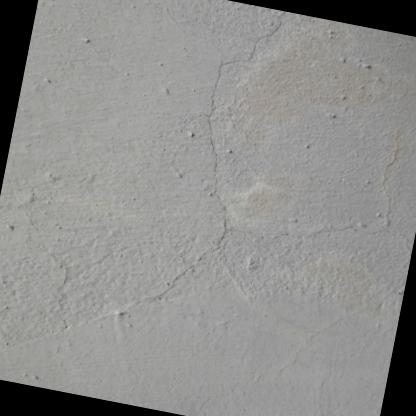
#> input picture ai-service/dataset/merged/images/train/ds0_1695.rf.7fefbf12ae55f481893bb8dc5a6fe240.jpg, 416 x 416 px; its folder holds only this picture in this run
$ python -i defect_detector.py   (imports and definitions only)   (older library calls are emulated)
#> lines starting #> are read from the running program, lines starting #| are printed output that depends on the picture; after the words box and inside, x2 and y2 are one past the last pixel; in counts of white or black regions, pixels touching at a corner belong together
"""
QAZGOST AI - Defect Detectors (v2.0 SOTA Multi-Scale Suite)

Specialized defect detection for construction surfaces:
  - CrackDetector:    трещины (волосяные, сквозные, продольные, усадочные) — Multi-Scale
  - SpallingDetector: сколы бетона, разрушение кромки фальца, каверны, отслоения
  - StainDetector:    пятна (влага, масло, высолы)
  - RustDetector:     коррозия (ржавчина, окисление, патина)

Each detector returns DefectRegion with mask, severity, and area.
Used by AnalysisPipeline and DefectNNDetector for surface analysis.
"""

import threading
from typing import List, Optional, Dict, Any, Tuple
import numpy as np
from loguru import logger

try:
    import cv2
    CV2_AVAILABLE = True
except ImportError:
    CV2_AVAILABLE = False

from app.models.rfdetr import Detection


# ─────────────────────────────────────────────
# DefectRegion — результат детекции дефекта
# ─────────────────────────────────────────────

class DefectRegion:
    """Single defect region found in image."""

    def __init__(
        self,
        defect_type: str,           # "crack", "spalling", "stain", "rust", "mold"
        severity: str,              # "low", "medium", "high"
        bbox: Tuple[int, int, int, int],  # x1, y1, x2, y2
        mask: Optional[np.ndarray] = None,
        area_px: float = 0.0,
        confidence: float = 0.0,
        description: str = "",
        length_px: float = 0.0,     # For cracks: total length in pixels
        width_px: float = 0.0,      # For cracks: average width in pixels
    ):
        self.defect_type = defect_type
        self.severity = severity
        self.bbox = bbox
        self.mask = mask
        self.area_px = area_px
        self.confidence = confidence
        self.description = description
        self.length_px = length_px
        self.width_px = width_px

    # [23 lines left out: functions to_dict, to_detection, not called in this run]


# ─────────────────────────────────────────────
# CrackDetector — Мультимасштабный детектор трещин
# ─────────────────────────────────────────────

class CrackDetector:
    """
    Multi-Scale Crack Detector for construction surfaces.

    Architecture:
    1. Bilateral Filtering: preserves sharp fracture boundaries while eliminating concrete aggregate noise.
    2. CLAHE (Contrast Limited Adaptive Histogram Equalization).
    3. Multi-scale detection heads:
       - Fine / Hairline (<0.3mm): Directional BlackHat morphological kernels (0°, 45°, 90°, 135°).
       - Medium / Shrinkage (0.3-1.0mm): Directional ridge/valley difference filters.
       - Structural / Major (>1.0mm): Adaptive Otsu thresholding with cross-sectional valley analysis.
    4. NMS / IoU Deduplication.
    """

    def __init__(self, use_nn: bool = False):
        self.use_nn = use_nn

    def detect(
        self,
        image: np.ndarray,
        roi_mask: Optional[np.ndarray] = None,
    ) -> List[DefectRegion]:
        """Detect cracks in image."""
        if not CV2_AVAILABLE:
            return self._mock_detect(image)

        try:
            gray = cv2.cvtColor(image, cv2.COLOR_RGB2GRAY)
            h, w = gray.shape

            if roi_mask is not None:
                gray = cv2.bitwise_and(gray, gray, mask=roi_mask.astype(np.uint8))

            # 1. Bilateral filtering (preserves edges)
            bilateral = cv2.bilateralFilter(gray, 9, 75, 75)

            # 2. Contrast enhancement
            clahe = cv2.createCLAHE(clipLimit=3.0, tileGridSize=(8, 8))
            enhanced = clahe.apply(bilateral)

            # 3. Multi-scale crack detection
            cracks_fine = self._detect_fine_cracks(enhanced, h, w)
            cracks_medium = self._detect_medium_cracks(enhanced, h, w)
            cracks_structural = self._detect_structural_cracks(enhanced, h, w)

            all_cracks = cracks_fine + cracks_medium + cracks_structural
            return self._nms_deduplicate(all_cracks)

        except Exception as exc:
            logger.error(f"[CrackDetector] Error: {exc}")
            return []

    def _detect_fine_cracks(self, gray: np.ndarray, h: int, w: int) -> List[DefectRegion]:
        """Hairline cracks via multi-angle Blackhat morphology."""
        bh_v = cv2.morphologyEx(gray, cv2.MORPH_BLACKHAT, cv2.getStructuringElement(cv2.MORPH_RECT, (3, 21)))
        bh_h = cv2.morphologyEx(gray, cv2.MORPH_BLACKHAT, cv2.getStructuringElement(cv2.MORPH_RECT, (21, 3)))
        bh_d1 = cv2.morphologyEx(gray, cv2.MORPH_BLACKHAT, cv2.getStructuringElement(cv2.MORPH_ELLIPSE, (15, 15)))

        combined = np.maximum(bh_v, np.maximum(bh_h, bh_d1))
        _, thresh = cv2.threshold(combined, 10, 255, cv2.THRESH_BINARY)
        kernel = cv2.getStructuringElement(cv2.MORPH_RECT, (3, 3))
        cleaned = cv2.morphologyEx(thresh, cv2.MORPH_CLOSE, kernel)
        return self._extract_crack_contours(cleaned, "low", "Волосяная/усадочная трещина (раскрытие <0.3мм)", h, w)

    def _detect_medium_cracks(self, gray: np.ndarray, h: int, w: int) -> List[DefectRegion]:
        """Medium cracks via directional valley difference filters."""
        k = max(5, int(w * 0.025))
        left = np.pad(gray, ((0, 0), (k, 0)), mode='edge')[:, :-k].astype(float)
        right = np.pad(gray, ((0, 0), (0, k)), mode='edge')[:, k:].astype(float)
        v_valleys = np.minimum(left - gray.astype(float), right - gray.astype(float))

        top = np.pad(gray, ((k, 0), (0, 0)), mode='edge')[:-k, :].astype(float)
        bottom = np.pad(gray, ((0, k), (0, 0)), mode='edge')[k:, :].astype(float)
        h_valleys = np.minimum(top - gray.astype(float), bottom - gray.astype(float))

        valleys = np.maximum(v_valleys, h_valleys)
        thresh = ((valleys > 6.0) & (gray > 15) & (gray < 195)).astype(np.uint8) * 255
        cleaned = cv2.morphologyEx(thresh, cv2.MORPH_CLOSE, cv2.getStructuringElement(cv2.MORPH_RECT, (3, 15)))
        return self._extract_crack_contours(cleaned, "medium", "Видимая трещина по телу конструкции (0.3-1.0мм)", h, w)

    def _detect_structural_cracks(self, gray: np.ndarray, h: int, w: int) -> List[DefectRegion]:
        """Large structural and through-wall cracks via adaptive + 1D blur differences."""
        h_blur = cv2.blur(gray, (19, 1))
        v_diff = h_blur.astype(float) - gray.astype(float)

        v_blur = cv2.blur(gray, (1, 19))
        h_diff = v_blur.astype(float) - gray.astype(float)

        diff = np.maximum(v_diff, h_diff)
        thresh = ((diff > 8.0) & (gray > 15) & (gray < 185)).astype(np.uint8) * 255
        cleaned = cv2.morphologyEx(thresh, cv2.MORPH_CLOSE, cv2.getStructuringElement(cv2.MORPH_RECT, (3, 27)))
        return self._extract_crack_contours(cleaned, "high", "Продольная сквозная/структурная трещина (>1.0мм)", h, w)

    def _extract_crack_contours(
        self,
        binary_mask: np.ndarray,
        severity: str,
        description: str,
        h: int,
        w: int,
    ) -> List[DefectRegion]:
        """Extract DefectRegions from binary crack mask."""
        contours, _ = cv2.findContours(binary_mask, cv2.RETR_EXTERNAL, cv2.CHAIN_APPROX_SIMPLE)
        defects = []
        min_area = max(35, w * h * 0.0001)

        for contour in contours:
            area = cv2.contourArea(contour)
            if area < min_area:
                continue

            perimeter = cv2.arcLength(contour, True)
            if perimeter == 0:
                continue

            x, y, bw, bh = cv2.boundingRect(contour)
            aspect = max(bw, bh) / max(min(bw, bh), 1)

            # Cracks must be linear / elongated
            if aspect < 1.6 and (bw < 30 and bh < 30):
                continue

            rect = cv2.minAreaRect(contour)
            rect_w, rect_h = rect[1]
            length_px = max(rect_w, rect_h)
            width_px = min(rect_w, rect_h) if min(rect_w, rect_h) > 0 else 1.0

            crack_mask = np.zeros((h, w), dtype=np.uint8)
            cv2.drawContours(crack_mask, [contour], -1, 1, -1)

            conf_base = 0.85 if severity == "high" else (0.75 if severity == "medium" else 0.65)
            confidence = min(0.98, conf_base + (area / (w * h)) * 5)

            defects.append(DefectRegion(
                defect_type="crack",
                severity=severity,
                bbox=(x, y, x + bw, y + bh),
                mask=crack_mask,
                area_px=float(area),
                confidence=float(confidence),
                description=description,
                length_px=float(length_px),
                width_px=float(width_px),
            ))

        return defects

    def _nms_deduplicate(self, defects: List[DefectRegion], iou_threshold: float = 0.3) -> List[DefectRegion]:
        """Remove overlapping crack regions favoring higher severity."""
        if not defects:
            return []

        sev_score = {"high": 3, "medium": 2, "low": 1}
        sorted_defects = sorted(defects, key=lambda d: (sev_score.get(d.severity, 0), d.area_px), reverse=True)

        kept = []
        for cand in sorted_defects:
            bx1, by1, bx2, by2 = cand.bbox
            overlap = False
            for k in kept:
                kx1, ky1, kx2, ky2 = k.bbox
                ix1, iy1 = max(bx1, kx1), max(by1, ky1)
                ix2, iy2 = min(bx2, kx2), min(by2, ky2)
                if ix1 < ix2 and iy1 < iy2:
                    inter = (ix2 - ix1) * (iy2 - iy1)
                    union = (bx2 - bx1) * (by2 - by1) + (kx2 - kx1) * (ky2 - ky1) - inter
                    if union > 0 and (inter / union) > iou_threshold:
                        overlap = True
                        break
            if not overlap:
                kept.append(cand)

        return kept

    # [11 lines left out: function _mock_detect, not called in this run]


# ─────────────────────────────────────────────
# SpallingDetector — Сколы, выкрашивания, фальцы
# ─────────────────────────────────────────────

class SpallingDetector:
    """
    Detect concrete spalling, edge breakdowns, honeycombing, and delamination.

    Method:
    1. Surface Roughness Analysis via Laplacian energy.
    2. Texture Variance Analysis via Gabor filters.
    3. Flange edge notch detection via morphological BlackHat.
    """

    # [68 lines left out: function detect, not called in this run]


# ─────────────────────────────────────────────
# StainDetector — пятна (влага, масло, высолы)
# ─────────────────────────────────────────────

class StainDetector:
    """Detect moisture stains, water damage, and oil stains."""

    STAIN_TYPES = {
        "water": {
            "hsv_range": ((0, 0, 30), (180, 50, 140)),
            "desc": "Влажное пятно / следы протечки",
            "severity_threshold": 0.05,
        },
        "efflorescence": {
            "hsv_range": ((0, 0, 180), (180, 40, 255)),
            "desc": "Высолы / солевой налёт",
            "severity_threshold": 0.08,
        },
        "oil": {
            "hsv_range": ((15, 30, 20), (35, 150, 100)),
            "desc": "Масляное / техническое пятно",
            "severity_threshold": 0.03,
        },
    }

    # [74 lines left out: functions detect, _mock_detect, not called in this run]


# ─────────────────────────────────────────────
# RustDetector — ржавчина / коррозия
# ─────────────────────────────────────────────

class RustDetector:
    """Detect rust, corrosion, and rebar oxidation on surfaces."""

    RUST_HSV_RANGES = [
        {"lower": (5, 50, 40),   "upper": (25, 255, 180)},
        {"lower": (0, 70, 50),   "upper": (12, 255, 200)},
        {"lower": (170, 70, 50), "upper": (180, 255, 200)},
    ]

    # [79 lines left out: functions detect, _mock_detect, not called in this run]


# ─────────────────────────────────────────────
# Unified DefectAnalyzer
# ─────────────────────────────────────────────

class DefectAnalyzer:
    """
    Combine all defect detectors into a single analysis.
    Returns full defect report with repair recommendations (СНиП-based).
    """

    REPAIR_RECOMMENDATIONS = {
        "crack": {
            "low": {"action": "Мониторинг", "method": "Заделка шпаклёвкой, грунтовка", "urgency": "плановый", "snip_ref": "СП 63.13330.2018 п.8.2", "cost_factor": 0.02},
            "medium": {"action": "Ремонт", "method": "Расшивка шва, заполнение тиксотропным составом", "urgency": "в течение 3 месяцев", "snip_ref": "СП 63.13330.2018 п.8.3", "cost_factor": 0.08},
            "high": {"action": "Срочный ремонт", "method": "Инъектирование эпоксидной смолой, усиление CFRP", "urgency": "незамедлительно", "snip_ref": "СП 63.13330.2018 п.8.5", "cost_factor": 0.25},
        },
        "spalling": {
            "low": {"action": "Очистка", "method": "Зачистка щёткой, обеспыливание", "urgency": "плановый", "snip_ref": "СП 28.13330.2017", "cost_factor": 0.02},
            "medium": {"action": "Ремонт", "method": "Удаление отслоений, ремонтный состав", "urgency": "в течение 1 месяца", "snip_ref": "СП 28.13330.2017 п.5.6", "cost_factor": 0.06},
            "high": {"action": "Восстановление фальца", "method": "Опалубочное бетонирование высокопрочным безусадочным составом", "urgency": "срочно", "snip_ref": "СП 28.13330.2017 п.5.7", "cost_factor": 0.18},
        },
        "water_stain": {
            "low": {"action": "Наблюдение", "method": "Просушка, перекраска", "urgency": "плановый", "snip_ref": "СП 29.13330.2011", "cost_factor": 0.01},
            "medium": {"action": "Гидроизоляция", "method": "Обмазочная ГИ, ремонт стыков", "urgency": "в течение 1 месяца", "snip_ref": "СП 71.13330.2017", "cost_factor": 0.05},
            "high": {"action": "Срочный ремонт", "method": "Устранение протечки, полная ГИ", "urgency": "незамедлительно", "snip_ref": "СП 71.13330.2017", "cost_factor": 0.15},
        },
        "mold": {
            "low": {"action": "Обработка", "method": "Антисептик, просушка", "urgency": "в течение 1 недели", "snip_ref": "СанПиН 2.1.2.2645", "cost_factor": 0.03},
            "medium": {"action": "Санация", "method": "Удаление штукатурки, фунгицидная обработка, вентиляция", "urgency": "срочно", "snip_ref": "СанПиН 2.1.2.2645", "cost_factor": 0.10},
            "high": {"action": "Капремонт", "method": "Полная замена отделки, ГИ, вентсистема", "urgency": "незамедлительно", "snip_ref": "СанПиН 2.1.2.2645", "cost_factor": 0.20},
        },
        "efflorescence": {
            "low": {"action": "Очистка", "method": "Кислотная промывка, просушка", "urgency": "плановый", "snip_ref": "СП 70.13330.2012", "cost_factor": 0.01},
            "medium": {"action": "Ремонт ГИ", "method": "Гидрофобизация, ремонт швов", "urgency": "в течение 3 месяцев", "snip_ref": "СП 70.13330.2012", "cost_factor": 0.04},
            "high": {"action": "Капремонт", "method": "Полная ГИ, замена кладки", "urgency": "срочно", "snip_ref": "СП 15.13330.2012", "cost_factor": 0.12},
        },
        "rust": {
            "low": {"action": "Обработка", "method": "Преобразователь ржавчины, грунтовка, покраска", "urgency": "плановый", "snip_ref": "СП 28.13330.2017", "cost_factor": 0.02},
            "medium": {"action": "Ремонт", "method": "Пескоструйная очистка, антикоррозийное покрытие", "urgency": "в течение 1 месяца", "snip_ref": "СП 28.13330.2017", "cost_factor": 0.08},
            "high": {"action": "Замена / Торкрет", "method": "Вскрытие защитного слоя, восстановление арматуры, торкретирование", "urgency": "незамедлительно", "snip_ref": "СП 16.13330.2017", "cost_factor": 0.30},
        },
    }

    # [103 lines left out: functions __init__, _get_recommendation, analyze, not called in this run]


# ─────────────────────────────────────────────
# Singleton accessor
# ─────────────────────────────────────────────

_analyzer_instance: Optional[DefectAnalyzer] = None
_analyzer_lock = threading.Lock()


# [7 lines left out: function get_defect_analyzer, not called in this run]

>>> import cv2
>>> picture = cv2.cvtColor(cv2.imread('../../dataset/merged/images/train/ds0_1695.rf.7fefbf12ae55f481893bb8dc5a6fe240.jpg'), cv2.COLOR_BGR2RGB)
>>> result = CrackDetector().detect(picture)
#> in _detect_fine_cracks, `_, thresh = cv2.threshold(combined, 10, 255, cv2.THRESH_BINARY)`:
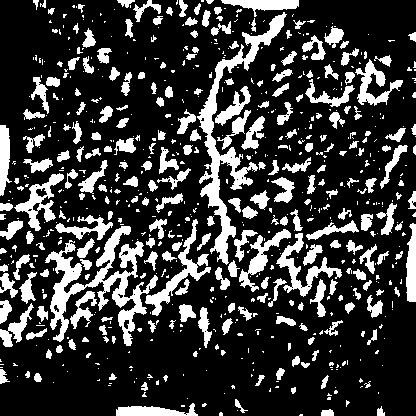
#> thresh: shape (416, 416); 22.7% white; 695 white regions (435 under 20 px), largest, box (x1, y1, x2, y2) and area: (45, 226, 158, 346) 3866, (197, 12, 287, 265) 3675, (145, 219, 211, 316) 1141
#> in _extract_crack_contours, `contours, _ = cv2.findContours(binary_mask, cv2.RETR_EXTERNAL, cv2.CHA..`: contours = 464 contours, 287 with area under 20; largest, box (x1, y1, x2, y2) and area: (45, 218, 211, 346) 6479, (177, 12, 287, 277) 5524, (251, 209, 342, 307) 1234, (303, 59, 403, 107) 1198, (0, 167, 64, 231) 1020
#> the loop in _extract_crack_contours, `for contour in contours:` made 464 passes
#> (area, perimeter, x, y, bw, bh, aspect, rect) on passes 3, 7, 20: (59, 33.66, 321, 409, 13, 7, 1.86, ((327, 412), (6, 12), -90)), (556, 192.3, 116, 403, 82, 13, 6.31, ((156.5, 409), (12, 81), -90)), (42, 40.14, 141, 382, 7, 15, 2.14, ((144, 389), (14, 6), -90))
#> after the loop in _extract_crack_contours, `for contour in contours:`: defects = 52 items
#> in _detect_medium_cracks, `valleys = np.maximum(v_valleys, h_valleys)`:
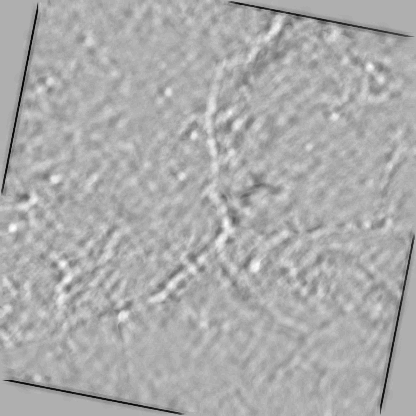
#> valleys: shape (416, 416) float64; min -113, max 51, mean -2.2; drawn with min black and max white
#> in _detect_medium_cracks, `cleaned = cv2.morphologyEx(thresh, cv2.MORPH_CLOSE, cv2.getStructuring..`:
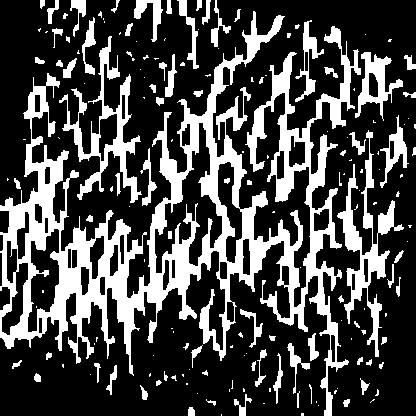
#> cleaned: shape (416, 416); 28.2% white; 173 white regions (94 under 20 px)
#> in _extract_crack_contours (call 2), `contours, _ = cv2.findContours(binary_mask, cv2.RETR_EXTERNAL, cv2.CHA..`: contours = 169 contours, 112 with area under 20; largest, box (x1, y1, x2, y2) and area: (0, 11, 361, 416) 41180, (59, 36, 142, 203) 3116, (337, 130, 404, 357) 2816, (355, 52, 403, 121) 1189, (380, 115, 409, 188) 590
#> the loop in _extract_crack_contours (call 2), `for contour in contours:` made 169 passes
#> (area, perimeter, x, y, bw, bh, aspect, rect) on passes 19, 24, 33: (45, 36.14, 140, 385, 8, 15, 1.88, ((143.9, 391.9), (5.75, 14.8), -9.46)), (48.5, 44.38, 360, 378, 10, 17, 1.7, ((365.1, 385.6), (8.43, 16.25), -7.13)), (81.5, 71.56, 106, 365, 11, 30, 2.73, ((111.9, 379.2), (29.53, 6.59), -74.05))
#> in detect, `cracks_medium = self._detect_medium_cracks(enhanced, h, w)`: cracks_medium = 28 items
#> in _detect_structural_cracks, `h_diff = v_blur.astype(float) - gray.astype(float)`:
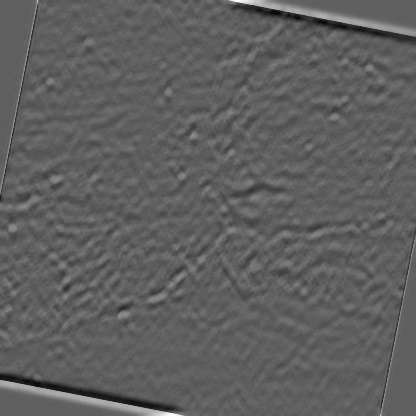
#> h_diff: shape (416, 416) float64; min -57, max 95, mean 0; drawn with min black and max white
#> in _detect_structural_cracks, `diff = np.maximum(v_diff, h_diff)`:
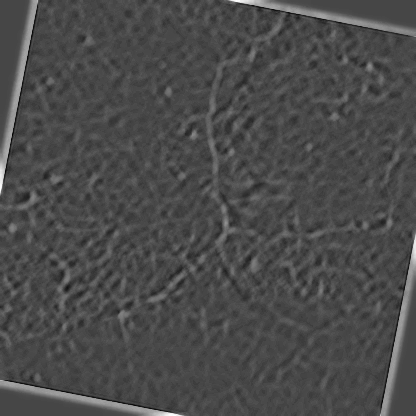
#> diff: shape (416, 416) float64; min -36, max 95, mean 2.7; drawn with min black and max white
#> in _detect_structural_cracks, `cleaned = cv2.morphologyEx(thresh, cv2.MORPH_CLOSE, cv2.getStructuring..`:
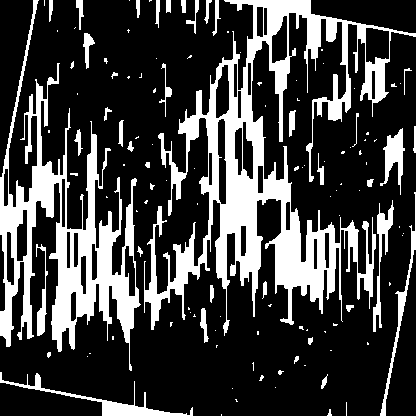
#> cleaned: shape (416, 416); 25.1% white; 124 white regions (84 under 20 px)
#> call 3 of _extract_crack_contours, with severity = 'high', h = 416, w = 416
#> in _extract_crack_contours (call 3), `contours, _ = cv2.findContours(binary_mask, cv2.RETR_EXTERNAL, cv2.CHA..`: contours = 124 contours, 92 with area under 20; largest, box (x1, y1, x2, y2) and area: (144, 0, 416, 336) 24582, (0, 0, 141, 371) 14006, (0, 372, 193, 416) 939, (380, 128, 405, 195) 610, (373, 200, 394, 332) 529
#> the loop in _extract_crack_contours (call 3), `for contour in contours:` made 124 passes
#> (area, perimeter, x, y, bw, bh, aspect, rect) on passes 9, 32, 36, 38, 40: (939, 574.2, 0, 372, 193, 44, 4.39, ((95.78, 396.2), (36.52, 194.9), -85.29)), (118.5, 77.56, 200, 308, 9, 35, 3.89, ((203.3, 325), (6.57, 34.02), -6.12)), (40, 37.66, 210, 285, 4, 18, 4.5, ((211.5, 293.5), (17, 3), -90)), (37, 38.49, 262, 281, 5, 18, 3.6, ((264.4, 289.6), (17.16, 3.73), -86.19)), (267, 231.9, 36, 244, 12, 92, 7.67, ((41.83, 289.4), (10.81, 91.03), -0.725))
#> after the loop in _extract_crack_contours (call 3), `for contour in contours:`:
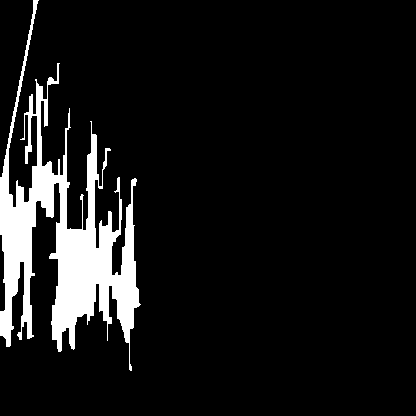
#> crack_mask: shape (416, 416); values 0 (black) and 1 (white), 9.1% white; 1 white region, box (x1, y1, x2, y2) and area: (0, 0, 141, 371) 15740
#> after the loop in _extract_crack_contours (call 3), `for contour in contours:`: defects = 25 items
#> in detect, `all_cracks = cracks_fine + cracks_medium + cracks_structural`: all_cracks = 105 items
#> the loop in _nms_deduplicate, `for cand in sorted_defects:` made 105 passes
#> (bx1, by1, bx2, by2) on passes 1 to 8: (144, 0, 416, 336), (0, 0, 141, 371), (0, 372, 193, 416), (380, 128, 405, 195), (373, 200, 394, 332), (380, 192, 416, 416), (36, 244, 48, 336), (83, 33, 95, 69)
